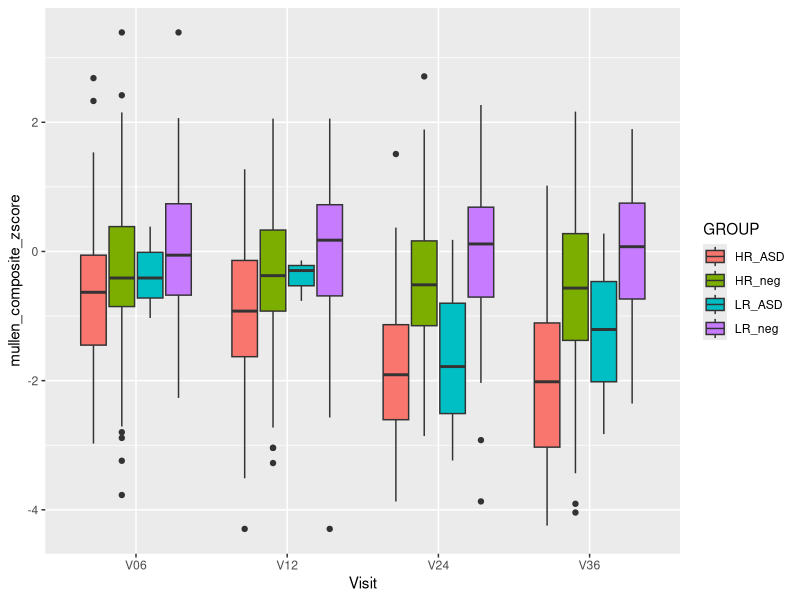

R code for this plot:
library(tidyverse)

# Load data
data <- read_csv(file="../Data/Cross-sec_full.csv", na = c(".","","NA"))

# 1) Pasting together variables
# Ex. Combining Risk and Diagnosis variables (creating GROUP variable)
data$GROUP

# We will use the following functions : paste0, grepl, gsub, ifelse
# Let's go through them to see what they do with simply toy examples
# 1) paste0
paste0("x", "y", "z")
paste("x", "y", "z", sep="")
a <- "x"
b <- "y"
c <- "z"
paste0(a, b, c)

# 2) gsub
gsub("Pos", "ASD", "HR_Pos")
gsub("V", "", "V24")

# 3) if...else and ifelse()
condition <- "GO"
condition <- "STOP"

if(condition=="GO"){
  print("PASS")
}else{
  print("FAIL")
}

ifelse(condition=="GO", "PASS", "FAIL")

# Now let's start the pasting process
data_v1 <-
  data %>%
  mutate(SSM_ASD_v24_edit = gsub("_ASD", "", SSM_ASD_v24))

ftable(data_v1$SSM_ASD_v24, data_v1$SSM_ASD_v24_edit)

# Works, though doesn't look great
data_v1 <-
  data %>%
  mutate(SSM_ASD_v24_edit = gsub("_ASD", "", SSM_ASD_v24),
         GROUP_v0 = paste0(`V24 demographics,Risk`, "_", SSM_ASD_v24_edit))

ftable(data_v1$GROUP, data_v1$GROUP_v0)
ftable(data_v1$`V24 demographics,Risk`)

# Let's try to get the two group variables to match
data_v1 <-
  data %>%
  mutate(GROUP_v0 = ifelse(grepl("YES", SSM_ASD_v24), 
                           paste0(`V24 demographics,Risk`,"_","ASD"),
                           ifelse(grepl("NO", SSM_ASD_v24), 
                                  paste0(`V24 demographics,Risk`,"_","neg"), NA)))
ftable(data_v1$GROUP, data_v1$GROUP_v0)

# Great! Let's just remove the 36
data_v1 <-
  data %>%
  mutate(GROUP_v0 = gsub("_36_","_" , ifelse(grepl("YES", SSM_ASD_v24), 
                           paste0(`V24 demographics,Risk`,"_","ASD"),
                           ifelse(grepl("NO", SSM_ASD_v24), 
                                  paste0(`V24 demographics,Risk`,"_","neg"), NA))))
ftable(data_v1$GROUP, data_v1$GROUP_v0)

# 2) Change reference level
# Let's look at group differences in 24 month MSEL composite using ANOVA/linear regression
lm(formula = `V24 mullen,composite_standard_score`~GROUP, 
   data = data)
# Can see reference level is HR_ASD.  Want to change to LR negative

factor(data$GROUP)

data_v1 <-
  data %>%
  mutate(GROUP=relevel(factor(GROUP), ref="LR_neg"))

data_v1$GROUP
lm(formula = `V24 mullen,composite_standard_score`~GROUP, 
   data = data_v1)
# Can see reference level is LR_neg

# 3) Summarize variables by group
data_v1 <-
  data %>%
  group_by(GROUP) %>%
  summarise(mean_mullen_composite = mean(`V24 mullen,composite_standard_score`, na.rm=TRUE),
            sd_mullen_composite = sd(`V24 mullen,composite_standard_score`, na.rm=TRUE),
            sample_size = n())
data_v1

# 4) Pivot from wide to long and long to wide
# Make sure visit in the same spot for each variable
vars_to_convert <- names(data)[grepl("V06|V12|V24|V36", names(data))]
vars_to_convert <- vars_to_convert[vars_to_convert!="V24 demographics,Risk"]

# Convert to long
data_long <-
  data %>%
  gather(variable, var_value, vars_to_convert) %>%
  separate(variable,c("Visit","Variable"),sep=3) %>% 
  mutate(Variable=gsub("," ,"_", Variable)) %>%
  spread(key=Variable, value=var_value)

# See annoying space in variable names, can easily fix
data_long <-
  data %>%
  gather(variable, var_value, vars_to_convert) %>%
  separate(variable,c("Visit","Variable"),sep=3) %>% 
  mutate(Variable=gsub("," ,"_" ,Variable),
         Variable=gsub(" ","",Variable)) %>%
  spread(key=Variable, value=var_value)

# Can also use pivot_longer instead of gather (see online if interested)

# Convert back to wide
data_wide <-
  data_long %>%
  group_by(Identifiers) %>%
  gather(names(data_long)[!(names(data_long)%in%c("Identifiers", "SSM_ASD_v24",
                                                  "V24 demographics,Risk", "GROUP",
                                                  "Study_Site", "Gender", "Visit"))], 
         key=variable, value=number) %>%
  unite(combi, variable, Visit) %>%
  spread(combi, number)  

# 5) Create Z scores
# Suppose we want to create Z scores for Mullen composite at each time point using LR Neg
# First, compute time-specific means and SDs Mullen composite for LR Negative as comparison population
LR_mullen_stats <-
  data_long %>%
  filter(GROUP=="LR_neg") %>%
  group_by(Visit) %>%
  summarise(mean_mullen_composite = mean(mullen_composite_standard_score, na.rm=TRUE),
            sd_mullen_composite = sd(mullen_composite_standard_score, na.rm=TRUE))

# Now let's add these to the dataset.  We need to merge them in
data_with_LRmeans <-
  inner_join(data_long, LR_mullen_stats, by="Visit")
View(data_with_LRmeans)

data_with_zscore <-
  data_with_LRmeans %>%
  mutate(mullen_composite_zscore = 
           (mullen_composite_standard_score-mean_mullen_composite)/sd_mullen_composite)

# Let's look at boxplots of these z scores
ggplot(data=data_with_zscore,
       mapping=aes(x=Visit, y=mullen_composite_zscore, fill=GROUP))+
  geom_boxplot()

# 6) IBIS real analysis examples
# a) Convert visiting to a numeric variable for trjaectory analysis or regression
data_long$Visit

# Need to remove V and remove quotes " " to make numeric
data_long <-
  data_long %>%
  mutate(visit_num = gsub("V", "", Visit))

data_long$visit_num
# NOT yet numeric, can see quotes.  Use as.numeric() to force into numeric and remove quotes

data_long <-
  data_long %>%
  mutate(visit_num = as.numeric(gsub("V", "", Visit)))

data_long$visit_num
# Why did we have to remove the V first before converting to numeric with as.numeric()?

# b) requests?
